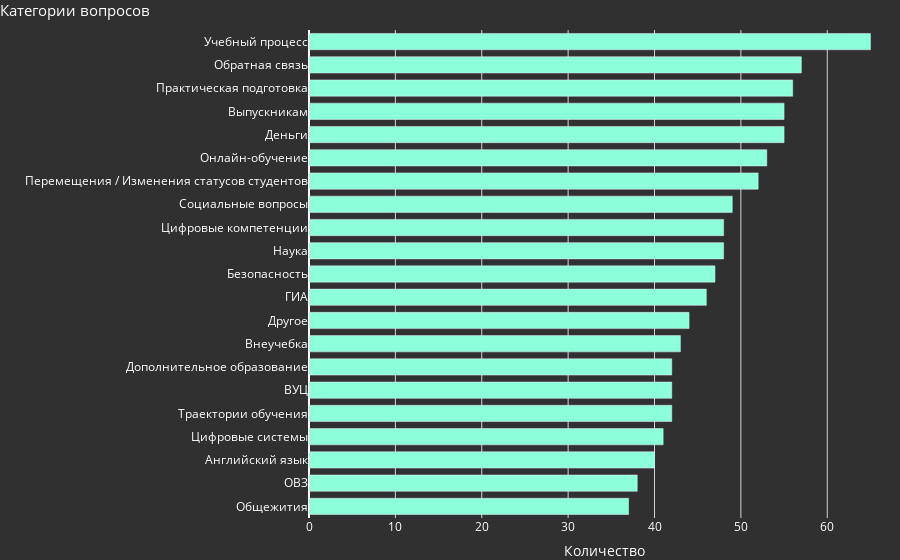

This figure's notebook cell:
### Code cell
fig_categories = px.bar(
    category_distribution,
    y='question_category',
    x='count',
    title='Категории вопросов',
    color_discrete_sequence=['#8CFFDA'],
    labels={'question_category': '', 'count': 'Количество'},
    hover_name='question_category'
)

fig_categories.update_layout(
    title_font=dict(size=15, color='white'),
    font=dict(color='white'),
    plot_bgcolor='#303030',
    paper_bgcolor='#303030',
    title_x=0,
    title_y=0.99,
    margin=dict(l=0, r=0, t=30, b=0),
    xaxis=dict(
        showgrid=True,
        gridcolor='lightgray',
    ),
    yaxis=dict(
        side='left',
        showticklabels=True,
    ),
    #height=650,
    #width=1450
)

fig_categories.update_traces(
    width=0.7,
    hovertemplate='<b>%{label}</b><br>Количество: %{value}<extra></extra>'
)

fig_categories.show(config={'displayModeBar': False})

### Figure 1 — Plotly figure (JSON) as saved in the notebook; plotly's stock layout.template omitted (floating-point values rounded to 4 significant figures)
{"data": [{"alignmentgroup": "True", "hovertemplate": "<b>%{label}</b><br>Количество: %{value}<extra></extra>", "hovertext": ["Общежития", "ОВЗ", "Английский язык", "Цифровые системы", "Траектории обучения", "ВУЦ", "Дополнительное образование", "Внеучебка", "Другое", "ГИА", "Безопасность", "Наука", "Цифровые компетенции", "Социальные вопросы", "Перемещения / Изменения статусов студентов", "Онлайн-обучение", "Деньги", "Выпускникам", "Практическая подготовка", "Обратная связь", "Учебный процесс"], "legendgroup": "", "marker": {"color": "#8CFFDA", "pattern": {"shape": ""}}, "name": "", "offsetgroup": "", "orientation": "h", "showlegend": false, "textposition": "auto", "type": "bar", "width": 0.7, "x": [37, 38, 40, 41, 42, 42, 42, 43, 44, 46, 47, 48, 48, 49, 52, 53, 55, 55, 56, 57, 65], "xaxis": "x", "y": ["Общежития", "ОВЗ", "Английский язык", "Цифровые системы", "Траектории обучения", "ВУЦ", "Дополнительное образование", "Внеучебка", "Другое", "ГИА", "Безопасность", "Наука", "Цифровые компетенции", "Социальные вопросы", "Перемещения / Изменения статусов студентов", "Онлайн-обучение", "Деньги", "Выпускникам", "Практическая подготовка", "Обратная связь", "Учебный процесс"], "yaxis": "y"}], "layout": {"barmode": "relative", "font": {"color": "white"}, "legend": {"tracegroupgap": 0}, "margin": {"b": 0, "l": 0, "r": 0, "t": 30}, "paper_bgcolor": "#303030", "plot_bgcolor": "#303030", "title": {"font": {"color": "white", "size": 15}, "text": "Категории вопросов", "x": 0, "y": 0.99}, "xaxis": {"anchor": "y", "domain": [0, 1], "gridcolor": "lightgray", "showgrid": true, "title": {"text": "Количество"}}, "yaxis": {"anchor": "x", "domain": [0, 1], "showticklabels": true, "side": "left", "title": {"text": ""}}}}
